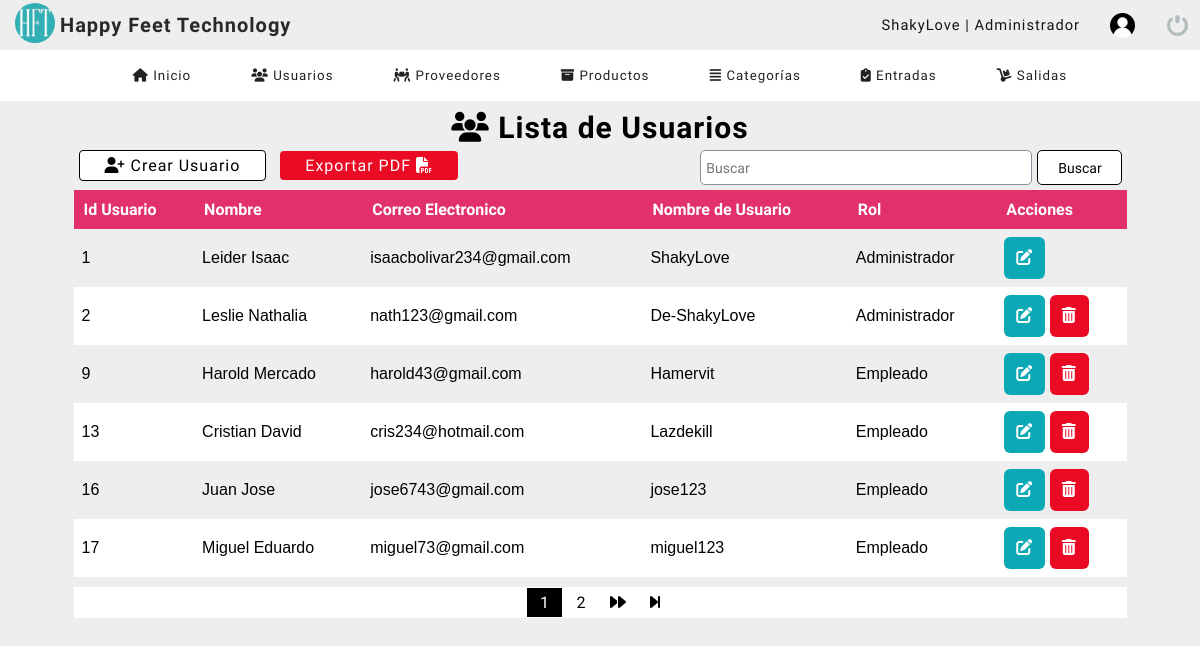
The page /dashboard/listar_usuarios.php (signed in) on the database its author committed.
### tables this page shows
CREATE TABLE `usuarios` (
  `codigo` int(11) NOT NULL,
  `nombre` varchar(50) DEFAULT NULL,
  `correo` varchar(50) DEFAULT NULL,
  `usuario` varchar(50) DEFAULT NULL,
  `contraseña` varchar(50) DEFAULT NULL,
  `rol` int(11) DEFAULT NULL,
  `estatus` int(11) NOT NULL DEFAULT 1
);

CREATE TABLE `rol` (
  `id_rol` int(11) NOT NULL,
  `rol` varchar(50) DEFAULT NULL
);

### dashboard/listar_usuarios.php (the view, shortened to what this page needs)
<?php
    include "../bd/conn.php";
?>
<!DOCTYPE html>
<html lang="en">
<head>
	<?php include "includes/scripts.php"; ?>
</head>
<body>
	<?php include "includes/header.php" ?>
    <section id="container">
        <div class="tabla-usuario">
            <h1><i class="fas fa-users"></i> Lista de Usuarios</h1>
            <div class="botones">
                <div class="botones-2">
                    <?php
                    if($_SESSION['rol'] != 1){ ?>
                    <a href="pdf_usuario.php" class="btn-info">Exportar PDF <i class="fas fa-file-pdf"></i></a>
                        <form action="buscar_usuario.php" method="get" class="form-search">
                            <input type="text" name="busqueda" id="busqueda" placeholder="Buscar" class="barra-search">
                            <input type="submit" value="Buscar" class="btn-search">
                        </form>
                    <?php }else{ ?>
                    <a href="registro_usuario.php" class="btn-nuevo"><i class="fas fa-user-plus"></i> Crear Usuario</a>
                    <a href="pdf_usuario.php" class="btn-info">Exportar PDF <i class="fas fa-file-pdf"></i></a>
                        <form action="buscar_usuario.php" method="get" class="form-search">
                            <input type="text" name="busqueda" id="busqueda" placeholder="Buscar" class="barra-search">
                            <input type="submit" value="Buscar" class="btn-search">
                        </form>
                    <?php } ?>
                </div>
            </div>
            <div class="table">
                <table class="table-usuarios">
                    <tr>
                        <th>Id Usuario</th>
                        <th>Nombre</th>
                        <th>Correo Electronico</th>
                        <th>Nombre de Usuario</th>
                        <th>Rol</th>
                        <?php
                            if($_SESSION['rol'] != 1){
                            }else{
                        ?>
                        <th>Acciones</th>
                        <?php } ?>
                    </tr>
                    <?php
                        $sql_registe = mysqli_query($conn, "SELECT COUNT(*) as total_registro FROM usuarios WHERE estatus = 1");
                        $row_registe = mysqli_fetch_array($sql_registe);
                        $total_registro = $row_registe['total_registro'];
                        $por_pagina = 6;
                        if(empty($_GET['pagina'])){
                            $pagina = 1;
                        }else{
                            $pagina = $_GET['pagina'];
                        }
                        $desde = ($pagina - 1 ) * $por_pagina;
                        $total_paginas = ceil($total_registro / $por_pagina);
                        $query = mysqli_query($conn, "SELECT u.codigo, u.nombre, u.correo, u.usuario, r.rol
                                                            FROM usuarios u
                                                            INNER JOIN rol r ON u.rol = r.id_rol
                                                            WHERE estatus = 1
                                                            ORDER BY u.codigo ASC
                                                            LIMIT $desde, $por_pagina");
                        $resltado = mysqli_num_rows($query);
                        if($resltado > 0){
                            while($row = mysqli_fetch_array($query)){
                    ?>
                            <?php
                            $clase = 0;
                            if($_SESSION['rol'] == 1){
                                $clase = 1;
                            }else{
                                $clase = 2;
                            }
                            ?>
                                <tr class="rol-<?php echo $clase ?>">
                                <td><?php echo $row['codigo']; ?></td>
                                <td><?php echo $row['nombre']; ?></td>
                                <td><?php echo $row['correo']; ?></td>
                                <td><?php echo $row['usuario']; ?></td>
                                <?php if(!$row['rol']){
                                    ?>
                                    <td><?php echo "DEFINIR"; ?></td>
                                <?php
                                }else{
                                ?>
                                    <td><?php echo $row['rol'] ?></td>
                                <?php
                                }
                                ?>
                                <?php if($_SESSION['rol'] != 1){
                                }else{?>
                                <td class="acc">
                                    <a class="link_edit" href="editar_usuario.php?codigo=<?php echo $row['codigo']; ?>">
                                        <i class="fas fa-edit"></i>
                                    </a>
                                <?php if($row['codigo'] != 1){  ?>
                                    <a class="link_delete" href="eliminar_usuario.php?codigo=<?php echo $row['codigo']; ?>">
                                        <i class="fas fa-trash-alt"></i>
                                    </a>
                                <?php } ?>
                                </td>
                                <?php } ?>
                            </tr>
                    <?php
                            }
                        }
                    ?>
                </table>
            </div>
            <div class="paginador_pr">
                <div class="paginador">
                        <ul>
                    <?php
                        for ($i=1; $i <= $total_paginas; $i++){
                            if($i == $pagina){
                                echo '<li class="pageSelected">'.$i.'</li>';
                            }else{
                                echo '<li><a href="?pagina='.$i.'">'.$i.'</a></li>';
                            }
                        }
                        if($pagina != $total_paginas){
                    ?>
                            <li><a href="?pagina=<?php echo $pagina + 1 ?>"><i class="fas fa-forward"></i></a></li>
                            <li><a href="?pagina=<?php echo $total_paginas ?>"><i class="fas fa-step-forward"></i></a></li>
                    <?php } ?>
                        </ul>
                </div>
            </div>
        </div>
    </section>
</body>
</html>

### dashboard/css/style.css (style rules this page uses)
* { margin: 0; padding: 0; box-sizing: border-box; }
body { background: #eeeeee; }
h1, h2, h3, h4, h5, h6 { font-family: 'Handlee'; letter-spacing: 1px; }
h1 { font-size: 20px; margin-right: auto; }
a { text-decoration: none; font-family: arial; letter-spacing: 1px; }
#container { padding: 90px 15px 15px; height: 100%; }
form { background: white; margin: auto; padding: 20px 50px; border: 1px solid #d1d1d1; }
input,select { display: block; width: 100%; height: 35px; font-size: 14px; padding: 5px; border: 1px solid #85929d; border-radius: 5px; }
.tabla-usuario { margin-top: 10px; }
.tabla-usuario h1 { color: black; text-align: center; font-size: 30px; font-family: 'Baloo 2'; margin-top: 20px; }
.tabla-usuario .botones { display: flex; justify-content: center; }
.botones-2 { width: 90%; }
.tabla-usuario .btn-nuevo { display: inline-block; background: white; color: black; border-radius: 4px; margin: 5px; padding: 5px 25px; font-family: 'Baloo 2'; border: 1px solid black; }
.tabla-usuario .btn-info { display: inline-block; background: #eb0a24; color: white; border-radius: 4px; margin: 5px; padding: 5px 25px; font-family: 'Baloo 2'; }
.table { display: flex; justify-content: center; }
table { border-collapse: collapse; font-size: 12pt; width: 90%; justify-content: center; }
th { font-family: 'Baloo 2'; text-align: start; padding: 10px; background: rgb(94, 94, 94); color: white; }
table tr:nth-child(odd) { background: white; }
table .rol-1 td { font-family: Arial, Helvetica, sans-serif; padding: 8px; }
.link_edit { display: inline-block; background: #0BA9B6; color: white; border-radius: 6px; padding: 12px; }
.link_delete { display: inline-block; background: #eb0a24; color: white; border-radius: 6px; padding: 12px; }
.paginador_pr { display: flex; justify-content: center; width: 100%; margin-top: 10px; }
.paginador { width: 90%; display: flex; justify-content: center; border: none; background: #FFF; }
.paginador ul { padding: 0; list-style: none; background: #FFF; margin-top: 0; display: -webkit-flex; display: -moz-flex; display: -ms-flex; display: -o-flex; display: inline-flex; }
.paginador a, .pageSelected { color: rgb(0, 0, 0); border: none; display: inline-block; font-size: 20; text-align: center; width: 35px; margin: 1px; padding: 5px; font-family: 'Baloo 2'; }
.pageSelected { color: white; background: black; }
.form-search { display: -webkit-flex; display: -moz-flex; display: -ms-flex; display: -o-flex; display: flex; float: right; background: #ededed; padding: 0; width: 40%; margin: 5px; border: none; }
.form-search .btn-search { background: white; color: black; border: 1px solid black; padding: 0 20px; cursor: pointer; width: 20%; margin-left: 5px; display: inline-block; font-family: 'Baloo 2'; }
.form-search .barra-search { background: rgb(255, 255, 255); font-family: 'Baloo 2'; }
.table table th { background: #E1306C; }

### rows shown on the page
usuarios: codigo "1", nombre "Leider Isaac", correo "isaacbolivar234@gmail.com", usuario "ShakyLove", rol.rol "Administrador"
usuarios: codigo "2", nombre "Leslie Nathalia", correo "nath123@gmail.com", usuario "De-ShakyLove", rol.rol "Administrador"
usuarios: codigo "9", nombre "Harold Mercado", correo "harold43@gmail.com", usuario "Hamervit", rol.rol "Empleado"
usuarios: codigo "13", nombre "Cristian David", correo "cris234@hotmail.com", usuario "Lazdekill", rol.rol "Empleado"
usuarios: codigo "16", nombre "Juan Jose", correo "jose6743@gmail.com", usuario "jose123", rol.rol "Empleado"
usuarios: codigo "17", nombre "Miguel Eduardo", correo "miguel73@gmail.com", usuario "miguel123", rol.rol "Empleado"

### other values the page prints
$_SESSION['user'] "ShakyLove"
